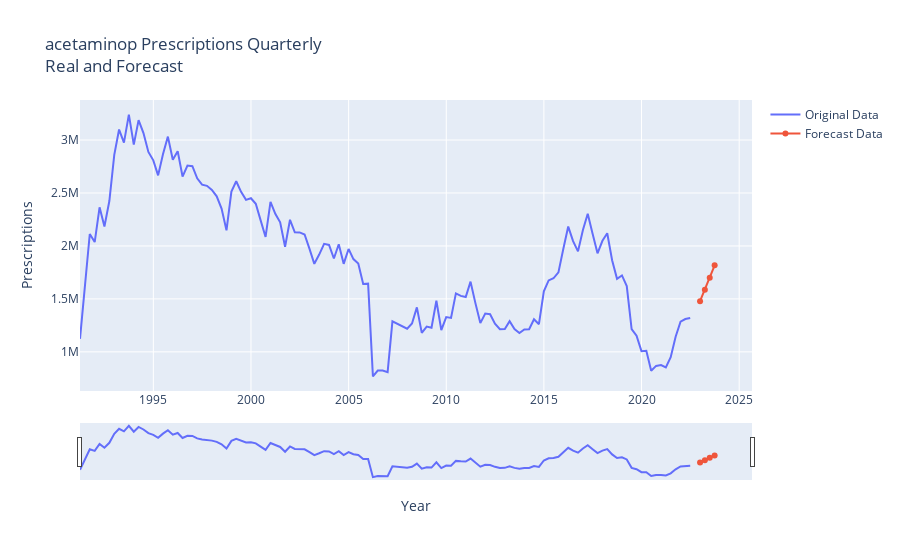
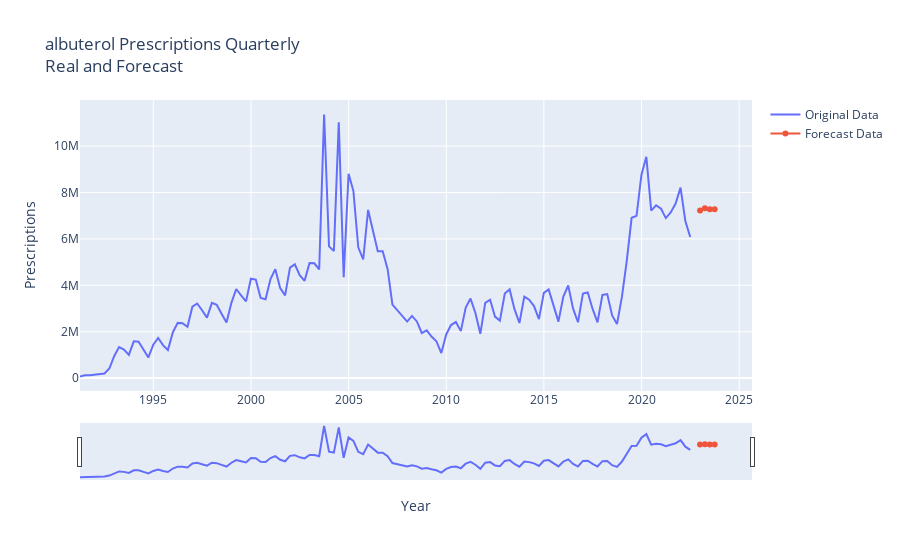
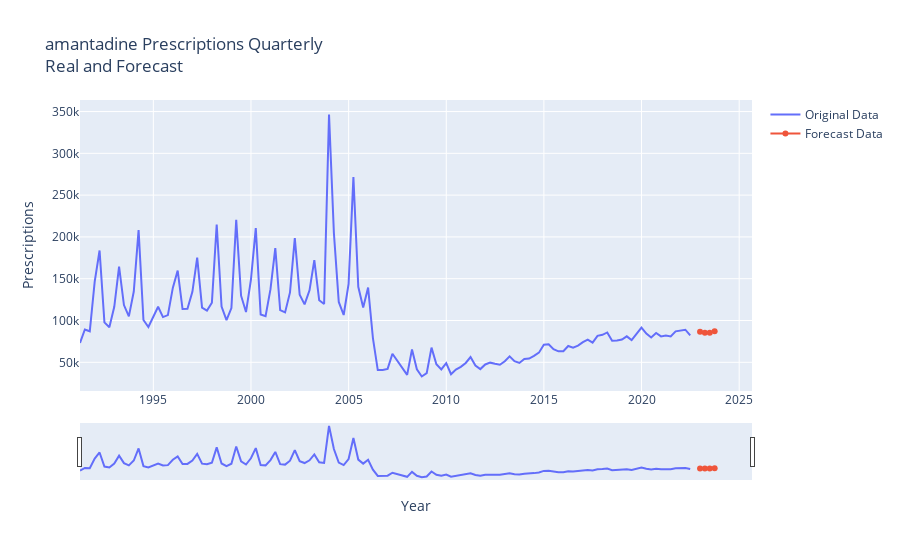
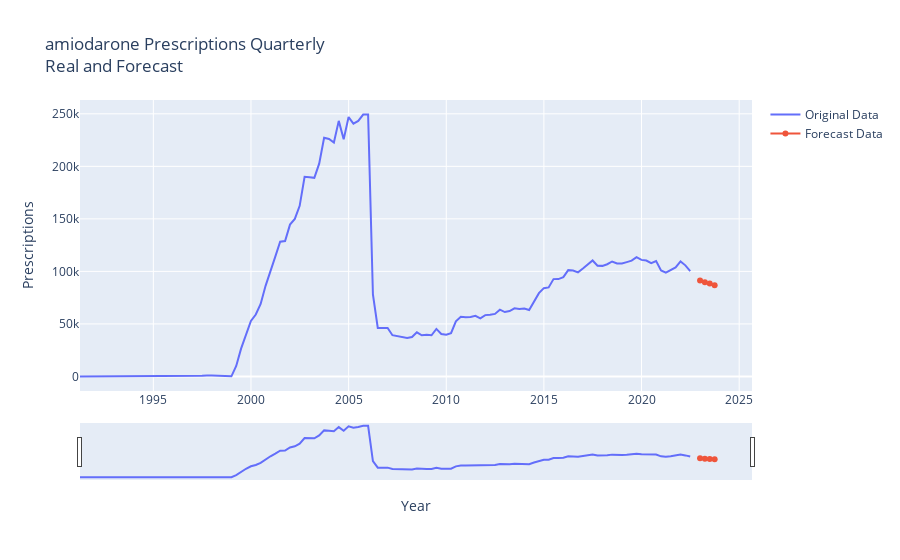

Notebook code cell kept with these figures, in order:
### Markdown cell above
These data are discussed in the conclusions below. Select drugs are visualized below with their forecasted values.

### Code cell
select_drugs = ['acetaminop','albuterol','amantadine','amiodarone','doxycyclin']

for drug in select_drugs:
    train = runs[f'{drug}'][1].train
    test = runs[f'{drug}'][1].test
    total = pd.concat([train,test[:-1]], axis=0)
    forecasted = all_forecasts[f'{drug}']
    fig = go.Figure()
    fig.add_trace(go.Scatter(x=list(total.index), y = total[f'{drug}'], name = 'Original Data'))
    fig.add_trace(go.Scatter(x=list(forecasted.index), y = forecasted.values, name = 'Forecast Data'))
    fig.update_layout(title=f"{drug} Prescriptions Quarterly<Br>Real and Forecast")
    fig.update_xaxes(rangeslider_visible=True)
    fig.update_layout(xaxis_title = 'Year', yaxis_title='Prescriptions')
    fig.show()
